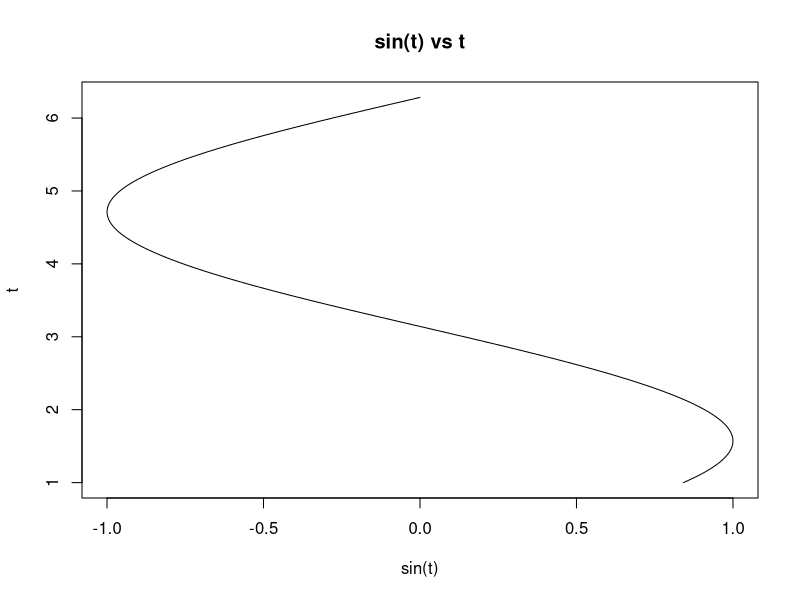

Source code (R):
## ---- chunk 1
t <- seq(1, 2 * pi, length.out = 150)
print(t)
## ---- chunk 2
fs <- sin(t)
print(fs)
## ---- chunk 3
length(fs[fs>0])
61/150
## ---- chunk 4
mean(fs)
## ---- chunk 5
fs2 <- fs ^ 2
print(fs2)
## ---- chunk 6
idx <- fs2 > 0.3
print(idx)
## ---- chunk 7
mean <- 0
for (x in idx){
for (y in fs){
    if (x==TRUE)
  {
    mean <- mean + y
  }
}
}
print(mean)
## ---- chunk 8
plot(fs,t, main = "sin(t) vs t", xlab = "sin(t)", ylab = "t", type = "l")
